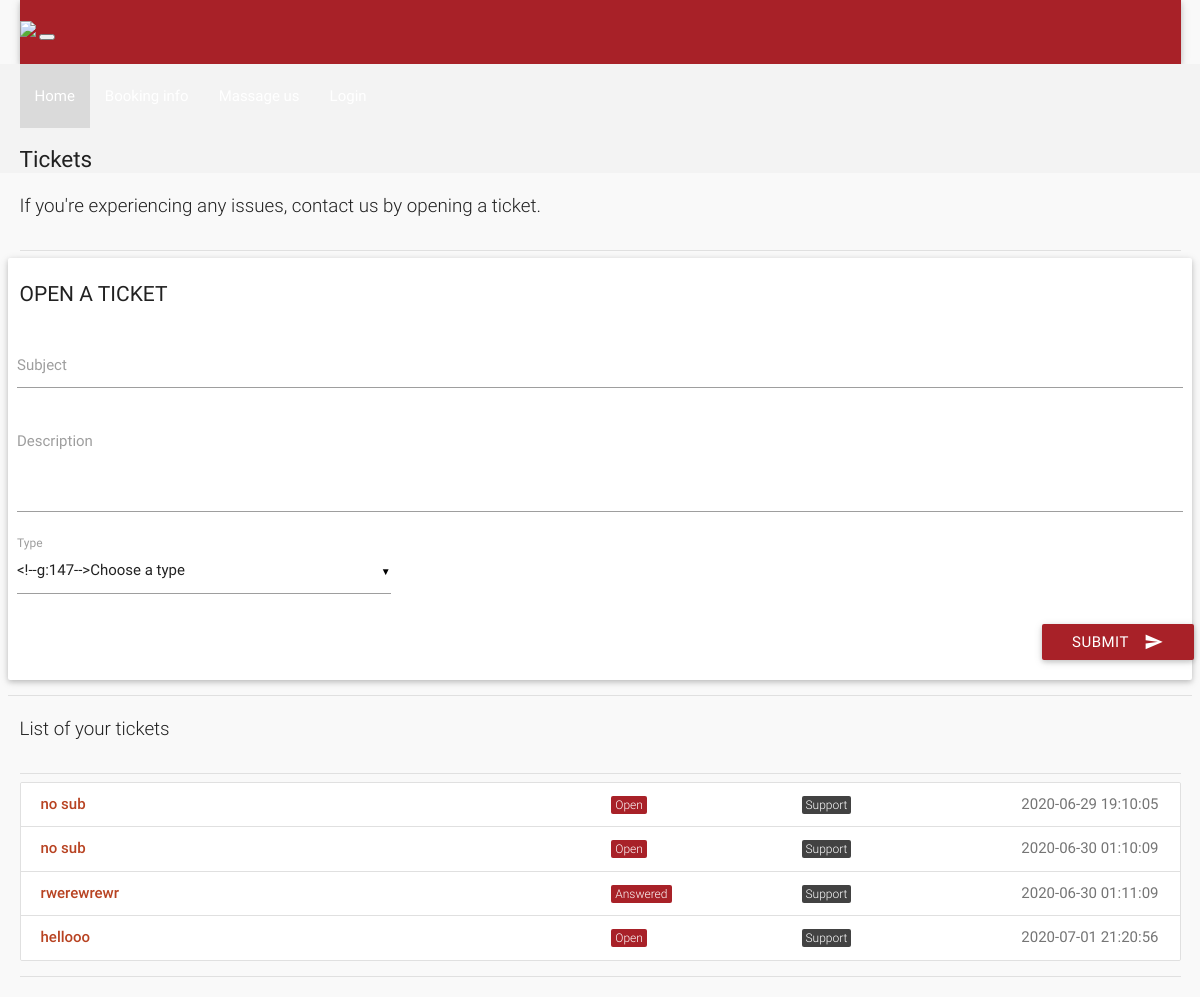
/tickets.php (signed in), run on the app's committed database.
### tables this page shows
CREATE TABLE `tickets` (
  `id` int(11) NOT NULL,
  `poster_id` int(11) NOT NULL,
  `subject` varchar(100) NOT NULL,
  `description` varchar(3000) NOT NULL,
  `status` varchar(8) NOT NULL DEFAULT 'Open',
  `type` varchar(30) NOT NULL DEFAULT 'Others',
  `date` datetime NOT NULL DEFAULT current_timestamp(),
  `deleted` tinyint(4) NOT NULL DEFAULT 0
);

### includes/wallet.php (called while the page is built)
<?php
$user_id=$_SESSION['user_id'];
?>

### tickets.php (the view, shortened to what this page needs)
<?php
include 'includes/connect.php';
include 'includes/wallet.php';
	if($_SESSION['customer_sid']==session_id())
	{
		?>
<!DOCTYPE html>
<html lang="en">
<head>
  <link href="css/materialize.min.css" type="text/css" rel="stylesheet" media="screen,projection">
  <link href="css/style.min.css" type="text/css" rel="stylesheet" media="screen,projection">
  <link href="css/custom/custom.min.css" type="text/css" rel="stylesheet" media="screen,projection">
  <link href="js/plugins/perfect-scrollbar/perfect-scrollbar.css" type="text/css" rel="stylesheet" media="screen,projection">
  <link href="js/plugins/data-tables/css/jquery.dataTables.min.css" type="text/css" rel="stylesheet" media="screen,projection">
</head>
<header class="sticky-top">
    <div class="container">
    <nav class="navbar navbar-expand-lg navbar-white ">
      <a href="#" class="navbar-brand"><img src="images/logo.jpg"></a>
      <button type="button" class="navbar-toggler" data-toggle="collapse" data-target="#navbarMenu">
      </button>
      <div class="collapse navbar-collapse justify-content-end" id="navbarMenu">
          <ul class="navbar-nav font-weight-bold">
            <li class="nav-item active">
                <a href="house.php" class="nav-link active">Home</a>
            </li>
            <li class="nav-item">
                <a href="bo.php" class="nav-link">Booking info</a>
            </li>
            <li class="nav-item">
                    <ul class="navbar-nav font-weight-bold">
                        <li class="nav-item">                <a href="tickets.php" class="nav-link"> Massage us</a>
                        </li>
                    </ul>
                </li>
            <li class="nav-item">
                <a href="routers/logout.php" class="nav-link">Login</a>
            </li>
          </ul>
        </div>
    </nav>
    </div>
  </header>
<body>
      <section id="content">
        <div id="breadcrumbs-wrapper">
          <div class="container">
            <div class="row">
              <div class="col s12 m12 l12">
                <h5 class="breadcrumbs-title">Tickets</h5>
              </div>
            </div>
          </div>
        </div>
        <div class="container">
          <p class="caption">If you're experiencing any issues, contact us by opening a ticket.</p>
          <div class="divider"></div>
            <div class="row">
              <div class="col s12 m4 l3">
                <h4 class="header">Open a ticket</h4>
              </div>
<div>
                <div class="card-panel">
                  <div class="row">
                    <form class="formValidate" id="formValidate" method="post" action="routers/add-ticket.php" novalidate="novalidate" class="col s12">
                      <div class="row">
                        <div class="input-field col s12">
                          <input name="subject" id="subject" type="text" data-error=".errorTxt1">
                          <label for="subject" class="">Subject</label>
                        </div>
                      </div>
                      <div class="row">
                        <div class="input-field col s12">
                          <textarea name="description" id="description" class="materialize-textarea validate" data-error=".errorTxt2"></textarea>
                          <label for="description" class="">Description</label>
                        </div>
                      </div>
                      <div class="row">
                        <div class="input-field col s4">
							<label>Type</label>
                        </div>
                      </div>
                      <div class="row">
                        <div class="row">
                          <div class="input-field col s12">
                            <button class="btn cyan waves-effect waves-light right" type="submit" name="action">Submit
                              <i class="mdi-content-send right"></i>
                            </button>
                          </div>
                        </div>
                      </div>
                    </form>
                  </div>
                </div>
              </div>
            <div class="divider"></div>
          </div>
    </div>
        <div class="container">
          <p class="caption">List of your tickets</p>
          <div class="divider"></div>
									<div id="work-collections">
									<ul id="projects-collection" class="collection">
								<?php
									if(isset($_GET['status'])){
										$status = $_GET['status'];
									}
									else{
										$status = '%';
									}
									$sql = mysqli_query($con, "SELECT * FROM tickets WHERE poster_id = $user_id AND status LIKE '$status' AND not deleted;");
									while($row = mysqli_fetch_array($sql)){
									echo'<a href="view-ticket.php?id='.$row['id'].'"class="collection-item">
                                        <div class="row">
                                            <div class="col s6">
                                                <p class="collections-title">'.$row['subject'].'</p>
                                            </div>
                                            <div class="col s2">
                                            <span class="task-cat cyan">'.$row['status'].'</span></div>
                                            <div class="col s2">
                                            <span class="task-cat grey darken-3">'.$row['type'].'</span></div>
                                            <div class="col s2">
                                            <span class="badge">'.$row['date'].'</span></div>
                                        </div>
                                    </a>';
									}
									?>
									</ul>
									</div>
            <div class="divider"></div>
          </div>
      </section>
</body>
</html>
<?php
	}
?>

### data on the page
tickets: subject "no sub", status "Open", type "Support", date "2020-06-29 19:10:05"
tickets: subject "no sub", status "Open", type "Support", date "2020-06-30 01:10:09"
tickets: subject "rwerewrewr", status "Answered", type "Support", date "2020-06-30 01:11:09"
tickets: subject "hellooo", status "Open", type "Support", date "2020-07-01 21:20:56"
